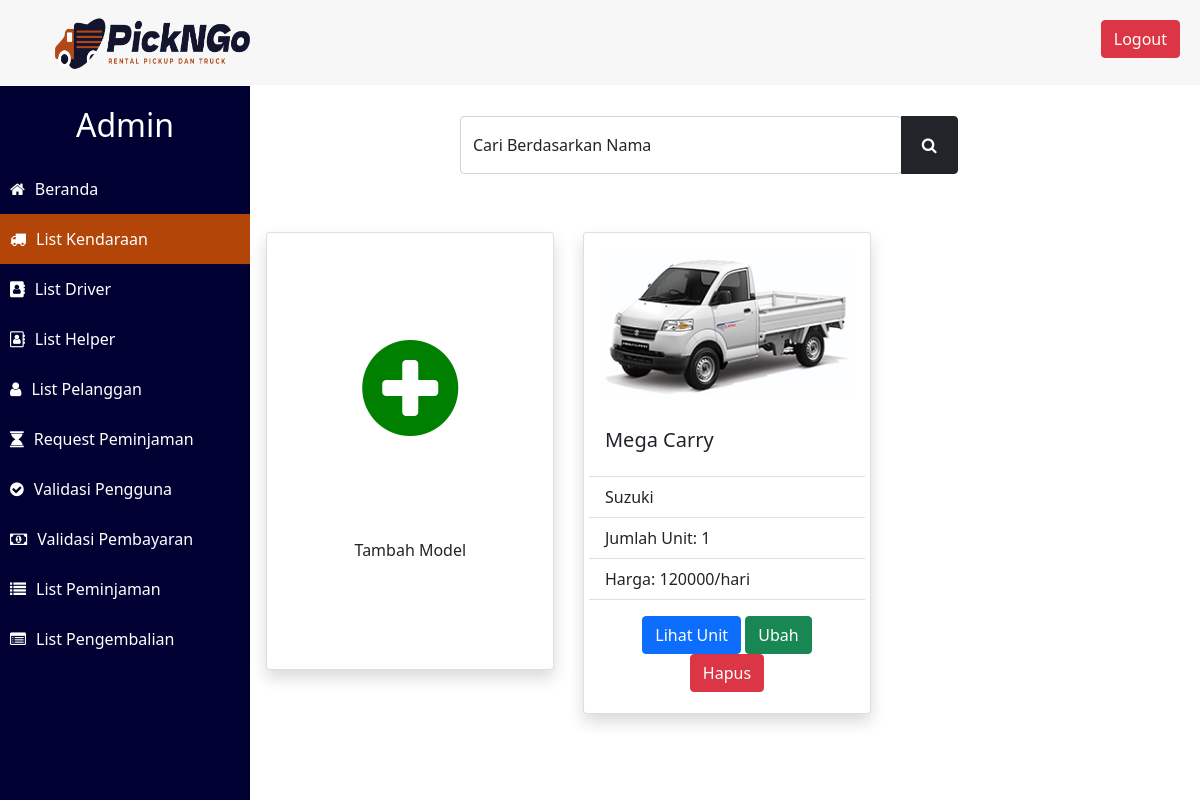
Page /Final_Project-Prak_Basdat/list_model_kendaraan_admin.php (signed in) on the committed database.
### tables this page shows
CREATE TABLE `tipe_kendaraan` (
  `ID_model` int(11) NOT NULL,
  `model` varchar(20) NOT NULL,
  `manufaktur` varchar(20) NOT NULL,
  `harga_sewa` int(11) NOT NULL,
  `gambar` varchar(20) NOT NULL
);

### Final_Project-Prak_Basdat/functions.php (called while the page is built, shortened)
<?php
$conn = mysqli_connect("localhost", "root", "", "peminjaman_pickup_dan_truck_db");
function read($query) {
	global $conn;
	$result = mysqli_query($conn, $query);
	$records = [];
	while ($tuples = mysqli_fetch_assoc($result)) {
		$records[] = $tuples;
	}
	return $records;
}
?>

### Final_Project-Prak_Basdat/list_model_kendaraan_admin.php (the view, shortened to what this page needs)
<?php
	require 'functions.php';
	$tuples = read("SELECT tipe_kendaraan.ID_model, model, manufaktur, harga_sewa, gambar, jumlah_unit FROM tipe_kendaraan LEFT JOIN (SELECT ID_model, COUNT(ID_kendaraan) AS jumlah_unit FROM unit_kendaraan GROUP BY ID_model) AS n ON tipe_kendaraan.ID_model = n.ID_model ORDER BY harga_sewa;");
?>
<!DOCTYPE html>
<html lang="en">
  <head>
    <link rel="stylesheet" href="https://cdnjs.cloudflare.com/ajax/libs/font-awesome/4.7.0/css/font-awesome.min.css">
    <link href="https://cdn.jsdelivr.net/npm/bootstrap@5.0.0-beta3/dist/css/bootstrap.min.css" rel="stylesheet">
    <link rel="stylesheet" type="text/css" href="styling.css">
  </head>
  <body>
  	<nav>
  		<a href="index.php" class="logo"><img src="Images/Logo/logo.png" style="max-height:60px;" class="img-fluid"></a>
  		<button type="button" id = "logout-button" class="btn btn-danger" data-bs-toggle="modal" data-bs-target="#modalLogout">
        Logout
      </button>
  	</nav>
  	<div class="sidebar">
  		<h2> Admin </h2>
  		<a href="beranda_admin.php"><i class="fa fa-home"></i><span>Beranda</span></a>
        <a href="list_model_kendaraan_admin.php" style="background-color: #b34509;"><i class="fa fa-truck"></i><span>List Kendaraan</span></a>
  		<a href="list_driver_admin.php"><i class = "fa fa-address-book"></i><span>List Driver</span></a>
  		<a href="list_helper_admin.php"><i class = "fa fa-address-book-o"></i><span>List Helper</span></a>
        <a href="list_pelanggan_admin.php"><i class = "fa fa-user"></i><span>List Pelanggan</span></a>
  		<a href="request_peminjaman_admin.php"><i class = "fa fa-hourglass"></i><span>Request Peminjaman</span></a>
  		<a href="validasi_user_admin.php"><i class = "fa fa-check-circle"></i><span>Validasi Pengguna</span></a>
        <a href="validasi_pembayaran_admin.php"><i class = "fa fa-money"></i><span>Validasi Pembayaran</span></a>
  		<a href="list_peminjaman_admin.php"><i class = "fa fa-list"></i><span>List Peminjaman</span></a>
        <a href="list_pengembalian_admin.php"><i class = "fa fa-list-alt"></i><span>List Pengembalian</span></a>
  	</div>
    <div class = "content">
    <form action="" method="post" autocomplete="off" class="search-form">
        <div class="utility-bar">
            <div class="input-group">
              <div class="form-floating">
                <input type="text" class="form-control" id="floatingInput" placeholder="Cari berdasarkan nama" name="keyword-search-model-list-model-admin">
                <label for="floatingInput">Cari Berdasarkan Nama</label>
              </div>
              <button type="submit" class="fa fa-search btn btn-dark searchbtn" name="search-model-list-model-admin"></button>
            </div>
        </div>
      </form>
      <div class="row card-container">
        <div class="col-xxl-3 col-xl-4 col-lg-6 col-md-6 col-sm-12">
            <div class="card mt-5 mx-auto btn shadow" style="width: 18rem; height: 438px; margin-bottom:20px; padding:5px;">
              <i class = "fa fa-plus-circle" style="line-height: 300px; font-size: 7rem; color: green;" data-bs-toggle="modal" data-bs-target="#addVehicleModel"></i>
              <p>Tambah Model</p>
            </div>
        </div>
        <?php foreach ($tuples as $tuple): ?>
          <div class="col-xxl-3 col-xl-4 col-lg-6 col-md-6 col-sm-12">
            <div class="card mt-5 mx-auto shadow" style="width: 18rem; margin-bottom:20px; padding:5px;">
              <img class="card-img-top" src = "Images/TipeMobil/<?= $tuple["gambar"]; ?>" alt="Card image cap">
              <div class="card-body">
                <h5 class="card-title"><?= $tuple["model"] ?></h5>
              </div>
              <ul class="list-group list-group-flush">
                <li class="list-group-item"><?= $tuple["manufaktur"] ?></li>
                <li class="list-group-item">Jumlah Unit: <?= $tuple["jumlah_unit"] ?></li>
                <li class="list-group-item">Harga: <?= $tuple["harga_sewa"] ?>/hari</li>
              </ul>
              <div class="card-body text-center">
                <a class="btn btn-primary" href="unit_kendaraan_admin.php?p_k_model=<?= $tuple["ID_model"]; ?>" role="button">Lihat Unit</a>
                <a class="btn btn-success" href="#" role="button" onclick="updateVehicle('<?= $tuple['ID_model'] ?>', '<?= $tuple['model'] ?>', '<?= $tuple['manufaktur'] ?>', '<?= $tuple['harga_sewa'] ?>')">Ubah</a>
                <a class="btn btn-danger" href="deletelogic.php?p_k=<?= $tuple["ID_model"]; ?>&type=Kendaraan" role="button" onclick="return confirm('Apakah anda yakin akan menghapus model <?= $tuple["model"] ?>?')">Hapus</a>
              </div>
            </div>
          </div>
        <?php endforeach; ?>
      </div>
    </div>
  </body>
</html>

### Final_Project-Prak_Basdat/styling.css (style rules this page uses)
* { padding: 0; margin: 0; text-decoration: none; list-style: none; box-sizing: border-box; }
nav { z-index: 99; background: #f7f7f7; line-height: 80px; position: fixed; width: 100%; }
#logout-button { float: right; margin-right: 20px; margin-top: 20px }
.sidebar { z-index: 99; position: fixed; background: #000033; margin-top: 86px; height: 100%; width: 250px; color: white; }
.logo { margin-left: 50px; font-size: 30px; text-decoration: none }
.sidebar h2 { text-align: center; margin: 20px 0; }
.sidebar a { text-decoration: none; display: block; line-height: 50px; transition: 0.5s; }
.sidebar i { color: white; margin-left: 10px; }
.sidebar span { color: white; margin-left: 10px; }
.card-container { width: 100%; margin-left: 2px; }
.utility-bar { width: 93%; padding-top: 30px; text-align: center; margin: 0 auto; }
.form-floating { width: 50%; margin-left: 20%; margin-bottom: 10px; }
.searchbtn { padding-left: 20px; padding-right: 20px; margin-bottom: 10px; }
.content { overflow-x: hidden; margin-left: 250px; padding-top: 86px; }

### rows in the picture
tipe_kendaraan: gambar (picture), model "Mega Carry", manufaktur "Suzuki", jumlah_unit "1", harga_sewa "120000"
